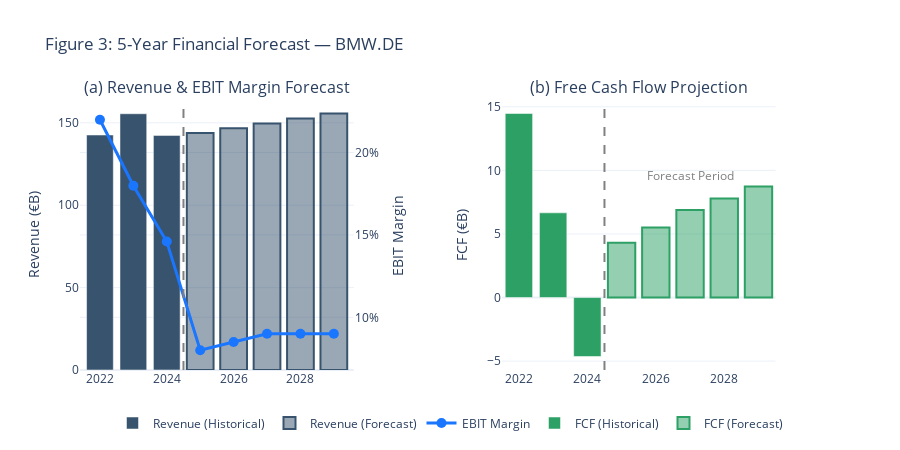

Notebook cell for this chart:
### Code cell
# =============================================================================
# Figure 3: FCF Forecast Visualization
# =============================================================================

fig_forecast = make_subplots(
    rows=1,
    cols=2,
    subplot_titles=(
        "(a) Revenue & EBIT Margin Forecast",
        "(b) Free Cash Flow Projection",
    ),
    specs=[[{"secondary_y": True}, {"secondary_y": False}]],
)

# Historical + Forecast years
hist_years = list(years[-3:])  # Last 3 historical years
fcst_years = list(df_forecast.index)
all_years = hist_years + fcst_years

# Historical data (last 3 years)
hist_revenue = df_annual["Revenue"].iloc[-3:].values / 1e9
hist_ebit_margin = df_annual["EBIT Margin"].iloc[-3:].values
hist_fcf = df_annual["FCF"].iloc[-3:].values / 1e9

# Forecast data
fcst_revenue = df_forecast["Revenue"].values / 1e9
fcst_ebit_margin = df_forecast["EBIT Margin"].values
fcst_fcf = df_forecast["FCF"].values / 1e9

# -----------------------------------------------------------------------------
# Panel (a): Revenue & EBIT Margin
# -----------------------------------------------------------------------------
# Historical Revenue
fig_forecast.add_trace(
    go.Bar(
        x=hist_years,
        y=hist_revenue,
        name="Revenue (Historical)",
        marker_color="rgb(55, 83, 109)",
    ),
    row=1,
    col=1,
    secondary_y=False,
)

# Forecast Revenue
fig_forecast.add_trace(
    go.Bar(
        x=fcst_years,
        y=fcst_revenue,
        name="Revenue (Forecast)",
        marker_color="rgba(55, 83, 109, 0.5)",
        marker_line=dict(color="rgb(55, 83, 109)", width=2),
    ),
    row=1,
    col=1,
    secondary_y=False,
)

# EBIT Margin line
fig_forecast.add_trace(
    go.Scatter(
        x=all_years,
        y=list(hist_ebit_margin) + list(fcst_ebit_margin),
        name="EBIT Margin",
        mode="lines+markers",
        line=dict(color="rgb(26, 118, 255)", width=3),
        marker=dict(size=10),
    ),
    row=1,
    col=1,
    secondary_y=True,
)

# Divider line between historical and forecast
fig_forecast.add_vline(
    x=hist_years[-1] + 0.5,
    line_dash="dash",
    line_color="gray",
    row=1,
    col=1,
)

# -----------------------------------------------------------------------------
# Panel (b): FCF Waterfall-style
# -----------------------------------------------------------------------------
# Historical FCF
fig_forecast.add_trace(
    go.Bar(
        x=hist_years,
        y=hist_fcf,
        name="FCF (Historical)",
        marker_color="rgb(44, 160, 101)",
    ),
    row=1,
    col=2,
)

# Forecast FCF
fig_forecast.add_trace(
    go.Bar(
        x=fcst_years,
        y=fcst_fcf,
        name="FCF (Forecast)",
        marker_color="rgba(44, 160, 101, 0.5)",
        marker_line=dict(color="rgb(44, 160, 101)", width=2),
    ),
    row=1,
    col=2,
)

# Divider line
fig_forecast.add_vline(
    x=hist_years[-1] + 0.5,
    line_dash="dash",
    line_color="gray",
    row=1,
    col=2,
)

# Add annotation for forecast period
fig_forecast.add_annotation(
    x=fcst_years[2],
    y=max(fcst_fcf) * 1.1,
    text="Forecast Period",
    showarrow=False,
    font=dict(size=12, color="gray"),
    row=1,
    col=2,
)

# -----------------------------------------------------------------------------
# Layout
# -----------------------------------------------------------------------------
fig_forecast.update_layout(
    height=450,
    title_text=f"Figure 3: 5-Year Financial Forecast — {ticker}",
    template="plotly_white",
    showlegend=True,
    legend=dict(orientation="h", yanchor="bottom", y=-0.25, xanchor="center", x=0.5),
    barmode="group",
)

fig_forecast.update_yaxes(title_text="Revenue (€B)", row=1, col=1, secondary_y=False)
fig_forecast.update_yaxes(
    title_text="EBIT Margin", tickformat=".0%", row=1, col=1, secondary_y=True
)
fig_forecast.update_yaxes(title_text="FCF (€B)", row=1, col=2)

fig_forecast.show()

# -----------------------------------------------------------------------------
# FCF Bridge Chart
# -----------------------------------------------------------------------------
print("\nTable 3: FCF Component Bridge (Terminal Year 2029)")
print("-" * 60)

terminal_year = df_forecast.iloc[-1]
bridge_data = pd.DataFrame(
    {
        "Component": ["NOPAT", "+ D&A", "− CapEx", "− ΔNWC", "= FCF"],
        "Amount (€B)": [
            terminal_year["NOPAT"] / 1e9,
            terminal_year["D&A"] / 1e9,
            -terminal_year["CapEx"] / 1e9,
            -terminal_year["ΔNWC"] / 1e9,
            terminal_year["FCF"] / 1e9,
        ],
    }
)
display(bridge_data.style.format({"Amount (€B)": "{:,.2f}"}).hide(axis="index"))

### Figure 1 — Plotly figure (JSON) as saved in the notebook; plotly's stock layout.template omitted (floating-point values rounded to 4 significant figures)
{"data": [{"marker": {"color": "rgb(55, 83, 109)"}, "name": "Revenue (Historical)", "type": "bar", "x": [2022, 2023, 2024], "xaxis": "x", "y": [142.6, 155.5, 142.4], "yaxis": "y"}, {"marker": {"color": "rgba(55, 83, 109, 0.5)", "line": {"color": "rgb(55, 83, 109)", "width": 2}}, "name": "Revenue (Forecast)", "type": "bar", "x": [2025, 2026, 2027, 2028, 2029], "xaxis": "x", "y": [143.8, 146.7, 149.6, 152.6, 155.7], "yaxis": "y"}, {"line": {"color": "rgb(26, 118, 255)", "width": 3}, "marker": {"size": 10}, "mode": "lines+markers", "name": "EBIT Margin", "type": "scatter", "x": [2022, 2023, 2024, 2025, 2026, 2027, 2028, 2029], "xaxis": "x", "y": [0.2199, 0.1798, 0.146, 0.08, 0.085, 0.09, 0.09, 0.09], "yaxis": "y2"}, {"marker": {"color": "rgb(44, 160, 101)"}, "name": "FCF (Historical)", "type": "bar", "x": [2022, 2023, 2024], "xaxis": "x2", "y": [14.47, 6.661, -4.639], "yaxis": "y3"}, {"marker": {"color": "rgba(44, 160, 101, 0.5)", "line": {"color": "rgb(44, 160, 101)", "width": 2}}, "name": "FCF (Forecast)", "type": "bar", "x": [2025, 2026, 2027, 2028, 2029], "xaxis": "x2", "y": [4.316, 5.506, 6.888, 7.789, 8.723], "yaxis": "y3"}], "layout": {"annotations": [{"font": {"size": 16}, "showarrow": false, "text": "(a) Revenue & EBIT Margin Forecast", "x": 0.185, "xanchor": "center", "xref": "paper", "y": 1, "yanchor": "bottom", "yref": "paper"}, {"font": {"size": 16}, "showarrow": false, "text": "(b) Free Cash Flow Projection", "x": 0.755, "xanchor": "center", "xref": "paper", "y": 1, "yanchor": "bottom", "yref": "paper"}, {"font": {"color": "gray", "size": 12}, "showarrow": false, "text": "Forecast Period", "x": 2027, "xref": "x2", "y": 9.595, "yref": "y3"}], "barmode": "group", "height": 450, "legend": {"orientation": "h", "x": 0.5, "xanchor": "center", "y": -0.25, "yanchor": "bottom"}, "shapes": [{"line": {"color": "gray", "dash": "dash"}, "type": "line", "x0": 2024.0, "x1": 2024.0, "xref": "x", "y0": 0, "y1": 1, "yref": "y domain"}, {"line": {"color": "gray", "dash": "dash"}, "type": "line", "x0": 2024.0, "x1": 2024.0, "xref": "x2", "y0": 0, "y1": 1, "yref": "y3 domain"}], "showlegend": true, "title": {"text": "Figure 3: 5-Year Financial Forecast — BMW.DE"}, "xaxis": {"anchor": "y", "domain": [0, 0.37]}, "xaxis2": {"anchor": "y3", "domain": [0.57, 0.94]}, "yaxis": {"anchor": "x", "domain": [0, 1], "title": {"text": "Revenue (€B)"}}, "yaxis2": {"anchor": "x", "overlaying": "y", "side": "right", "tickformat": ".0%", "title": {"text": "EBIT Margin"}}, "yaxis3": {"anchor": "x2", "domain": [0, 1], "title": {"text": "FCF (€B)"}}}}
